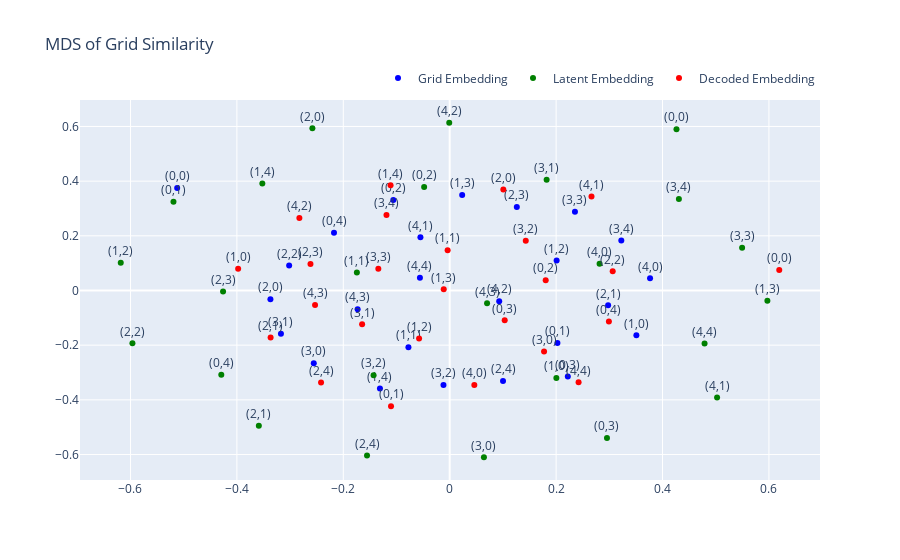

The code cell stored with this chart in its notebook:
### Code cell
grid_coordinates = [(i//5, i%5) for i in range(25)]
# Create an empty figure
fig = go.Figure()

# Add the MDS embeddings for the grid
fig.add_trace(go.Scatter(
    x=mds_grid_embedding[:, 0],
    y=mds_grid_embedding[:, 1],
    mode='markers+text',
    marker=dict(color='blue'),
    text=[f"({x},{y})" for i, (x, y) in enumerate(grid_coordinates)],
    name="Grid Embedding"
))

# Add the MDS embeddings for the latent space
fig.add_trace(go.Scatter(
    x=mds_latent_embedding[:, 0],
    y=mds_latent_embedding[:, 1],
    mode='markers+text',
    marker=dict(color='green'),
    text=[f"({x},{y})" for i, (x, y) in enumerate(grid_coordinates)],
    name="Latent Embedding"
))

# Add the MDS embeddings for the decoded space
fig.add_trace(go.Scatter(
    x=mds_decoded_embedding[:, 0],
    y=mds_decoded_embedding[:, 1],
    mode='markers+text',
    marker=dict(color='red'),
    text=[f"({x},{y})" for i, (x, y) in enumerate(grid_coordinates)],
    name="Decoded Embedding"
))

# Update the layout
fig.update_layout(
    title="MDS of Grid Similarity",
    legend=dict(orientation="h", yanchor="bottom", y=1.02, xanchor="right", x=1)
)

fig.update_traces(textposition='top center')

# Show the figure
fig.show()

### Figure 1 — Plotly figure (JSON) as saved in the notebook; plotly's stock layout.template omitted (floating-point values rounded to 4 significant figures)
{"data": [{"marker": {"color": "blue"}, "mode": "markers+text", "name": "Grid Embedding", "text": ["(0,0)", "(0,1)", "(0,2)", "(0,3)", "(0,4)", "(1,0)", "(1,1)", "(1,2)", "(1,3)", "(1,4)", "(2,0)", "(2,1)", "(2,2)", "(2,3)", "(2,4)", "(3,0)", "(3,1)", "(3,2)", "(3,3)", "(3,4)", "(4,0)", "(4,1)", "(4,2)", "(4,3)", "(4,4)"], "textposition": "top center", "type": "scatter", "x": [-0.5122, 0.2025, -0.106, 0.222, -0.2175, 0.3509, -0.07756, 0.201, 0.02344, -0.1311, -0.337, 0.2977, -0.3018, 0.1262, 0.1002, -0.2555, -0.3172, -0.0117, 0.2354, 0.3226, 0.3766, -0.05501, 0.09305, -0.173, -0.05596], "y": [0.3751, -0.192, 0.3313, -0.315, 0.2117, -0.164, -0.2074, 0.1102, 0.3496, -0.3583, -0.03188, -0.05442, 0.09112, 0.3053, -0.3307, -0.2657, -0.1581, -0.3457, 0.2877, 0.183, 0.04466, 0.1945, -0.03921, -0.06844, 0.04665]}, {"marker": {"color": "green"}, "mode": "markers+text", "name": "Latent Embedding", "text": ["(0,0)", "(0,1)", "(0,2)", "(0,3)", "(0,4)", "(1,0)", "(1,1)", "(1,2)", "(1,3)", "(1,4)", "(2,0)", "(2,1)", "(2,2)", "(2,3)", "(2,4)", "(3,0)", "(3,1)", "(3,2)", "(3,3)", "(3,4)", "(4,0)", "(4,1)", "(4,2)", "(4,3)", "(4,4)"], "textposition": "top center", "type": "scatter", "x": [0.4262, -0.5192, -0.04802, 0.2956, -0.4293, 0.2004, -0.1745, -0.6183, 0.5971, -0.3521, -0.2581, -0.3587, -0.5963, -0.426, -0.1554, 0.06434, 0.1822, -0.143, 0.5496, 0.4308, 0.2817, 0.5026, -0.000859, 0.07023, 0.479], "y": [0.59, 0.325, 0.3788, -0.54, -0.3086, -0.32, 0.06552, 0.1018, -0.03745, 0.3913, 0.5932, -0.4952, -0.1931, -0.004043, -0.6038, -0.61, 0.4047, -0.3099, 0.1568, 0.335, 0.09816, -0.3912, 0.6136, -0.04699, -0.1937]}, {"marker": {"color": "red"}, "mode": "markers+text", "name": "Decoded Embedding", "text": ["(0,0)", "(0,1)", "(0,2)", "(0,3)", "(0,4)", "(1,0)", "(1,1)", "(1,2)", "(1,3)", "(1,4)", "(2,0)", "(2,1)", "(2,2)", "(2,3)", "(2,4)", "(3,0)", "(3,1)", "(3,2)", "(3,3)", "(3,4)", "(4,0)", "(4,1)", "(4,2)", "(4,3)", "(4,4)"], "textposition": "top center", "type": "scatter", "x": [0.6194, -0.1103, 0.1804, 0.1034, 0.2992, -0.3976, -0.003865, -0.05754, -0.01123, -0.1111, 0.1008, -0.3366, 0.3064, -0.2617, -0.2418, 0.1774, -0.1646, 0.143, -0.1341, -0.1188, 0.04629, 0.2665, -0.2825, -0.2531, 0.2422], "y": [0.07462, -0.4231, 0.03771, -0.1092, -0.113, 0.07917, 0.1473, -0.1757, 0.004499, 0.385, 0.3698, -0.1719, 0.07005, 0.09656, -0.3368, -0.2228, -0.1236, 0.1817, 0.07987, 0.2761, -0.3458, 0.3437, 0.2648, -0.05344, -0.3356]}], "layout": {"legend": {"orientation": "h", "x": 1, "xanchor": "right", "y": 1.02, "yanchor": "bottom"}, "title": {"text": "MDS of Grid Similarity"}}}
